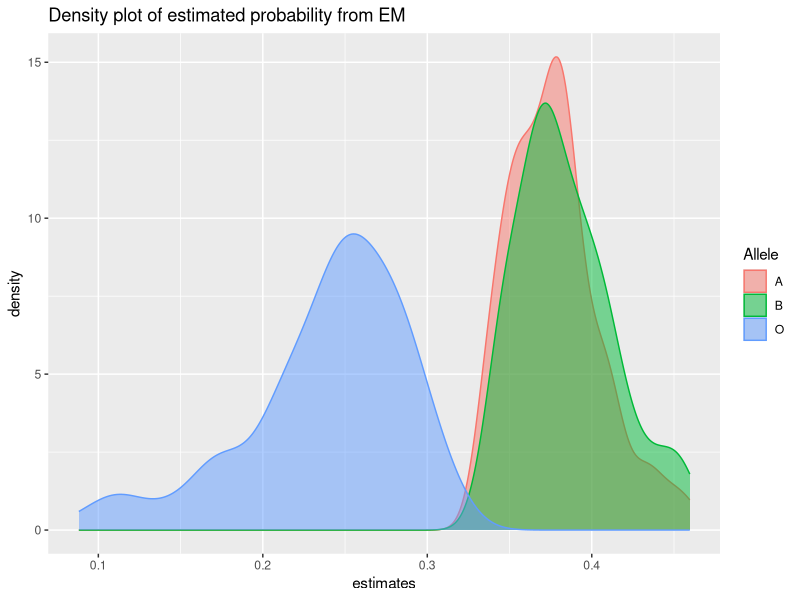
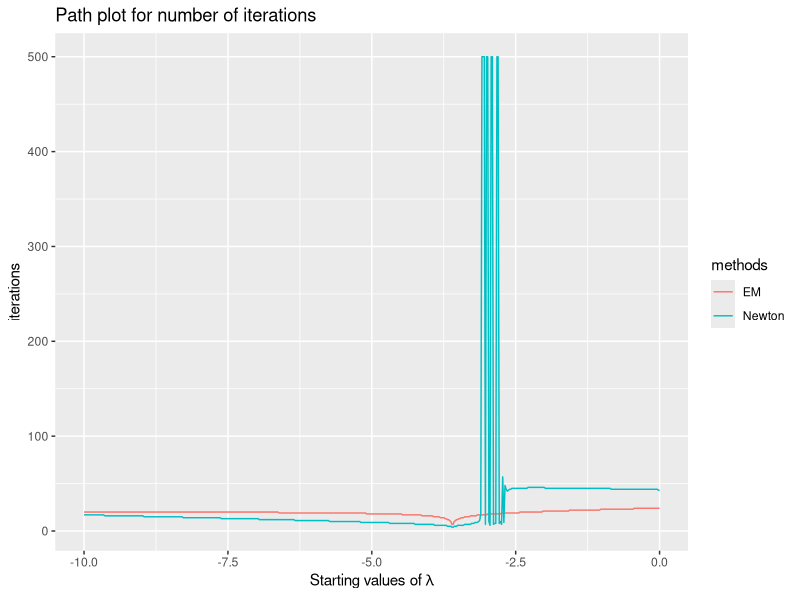
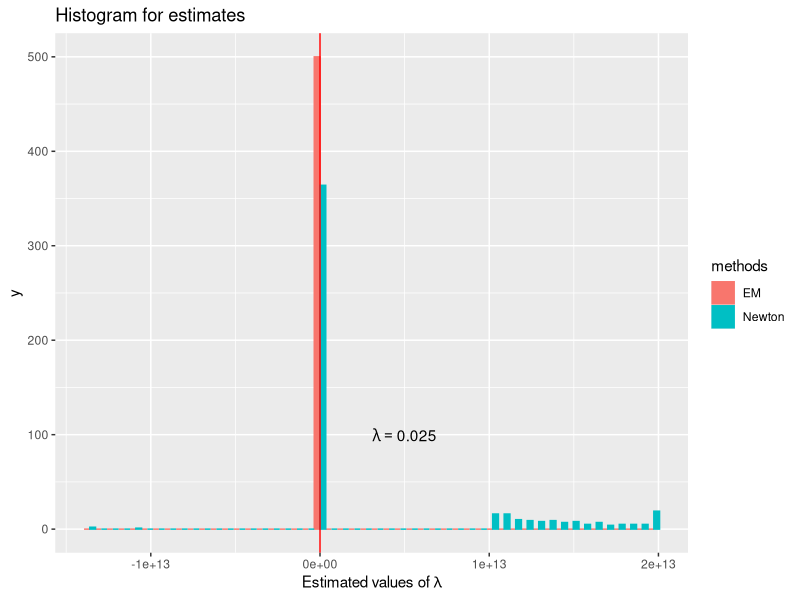

Write R code to recreate these figures, in order.
## ---- chunk 1
knitr::opts_chunk$set(echo = TRUE, warning = FALSE, message = FALSE)
## ---- chunk 2
library(ggplot2)
library(tidyverse)
## ---- chunk 3
# E-step
# params: N - the obs data, pvec - now estimated c(pa, pb, po)
Q.abo <- function(N, pvec){
    pa = pvec[1]
    pb = pvec[2]
    po = pvec[3]
    
    Na = N[1]
    Nb = N[2]
    Nab = N[3]
    No = N[4]
    
    Naa = Na * (pa^2/(pa^2 + 2 * pa * po))
    Nao = Na * (2 * pa * po/(pa^2 + 2 * pa * po))
    Nbb = Nb * (pb^2/(pb^2 + 2 * pb * po))
    Nbo = Nb * (2 * pb * po/(pb^2 + 2 * pb * po)) 
    Nab = Nab
    Noo = No
    
    Qres <- c(Naa, Nao, Nbb, Nbo, Nab, Noo)
    return(Qres)
}

# M-step: Maximize posterior prob

M.abo <- function(N, Qres){
    n <- sum(N)
    Naa = Qres[1]
    Nao = Qres[2]
    Nbb = Qres[3]
    Nbo = Qres[4]
    Nab = Qres[5]
    Noo = Qres[6]
    pa <- (2 * Naa + Nao + Nab)/(2*n)
    pb <- (2 * Nbb + Nbo + Nab)/(2*n)
    po <- (2 * Noo + Nao + Nbo)/(2*n)
    Pres <- c(pa, pb, po)
    return(Pres)
}

EM.abo <- function(data, init_p = c(0.1, 0.1, 0.8), max_iter = 1e3, tol = 1e-5){
    i <- 0
    Q <- Q.abo(data, init_p)
    res <- c(0, init_p)
    error <- 1
    p_cur <- init_p
    p_old <- NULL
    while (i < max_iter & error > tol){
        i <- i + 1
        p_old <- p_cur
        p_cur <- M.abo(data, Q)
        error <- abs(sum(p_cur - p_old))
        Q <- Q.abo(data, p_cur)
        res <- rbind(res, c(i, p_cur))
    }
    return(res)
}

## ---- chunk 4
set.seed(2022)
dat.abo <- c(26, 27, 42, 7)
# generate sequence of starting probs
abo.start <- NULL
for(i in 1:100){
    set.seed(i)
    pa <- runif(1)
    pb <- runif(1)
    pc <- runif(1)
    sump <- pa+pb+pc
    abo.start <- rbind(abo.start, c(pa/sump, pb/sump, pc/sump))
}

res.abo <- NULL
for(j in 1:nrow(abo.start)){
    starts <- abo.start[j,]
    res <- EM.abo(dat.abo, starts)
    res.abo <- rbind(res.abo, res[nrow(res),])
}

colnames(res.abo) <- c("iteration", "PA", "PB", "PO")
res.abo <- data.frame(res.abo) %>% pivot_longer(cols = PA:PO, names_to = "Allele", values_to = "estimates", names_prefix = "P")

abo.plot <- ggplot(res.abo, aes(x = estimates, group = Allele, color = Allele, fill = Allele)) + geom_density(alpha = 0.5) + labs(title = 'Density plot of estimated probability from EM')
abo.plot

## ---- chunk 5
res.abo %>% group_by(Allele) %>% summarise(mean = mean(estimates), sd = sd(estimates)) %>% knitr::kable()
## ---- chunk 6
score.chronic <- function(Y, t){
    N <- length(Y)
    s <- N/t - 2*sum(100*((100 * t + Y)^(-1)))
    return(s)
}

dscore.chronic <- function(Y, t){
    N <- length(Y)
    ds <- 2 * sum((100^2)*((100 * t + Y)^(-2))) - (N/(t^2)) 
    return(ds)
}

newton.chronic <- function(Y, init, max_iter = 500, tol = 1e-10){
    i <- 0
    t <- init
    score <- score.chronic(Y, t)
    dscore <- dscore.chronic(Y, t)
    res <- c(i, t, score, dscore)
    while (i < max_iter & abs(score) > tol) {
        i <- i + 1
        score <- score.chronic(Y, t)
        dscore <- dscore.chronic(Y, t)
        t <- t - (score/dscore)
        res <- rbind(res, c(i, t, score, dscore))
    }
    return(res)
}
## ---- chunk 7
Q.chronic <- function(Y, theta){
    Qres <- 200/(100*theta + Y)
}

M.chronic <- function(Y, Qres){
    N <- length(Y)
    Mres <- N/sum(Qres)
    return(Mres)
}

EM.chronic <- function(data, init_theta = 1, max_iter = 1e3, tol = 1e-5){
    i <- 0
    Q <- Q.chronic(data, init_theta)
    res <- c(0, init_theta)
    error <- 1
    theta_cur <- init_theta
    theta_old <- NULL
    while (i < max_iter & error > tol){
        i <- i + 1
        theta_old <- theta_cur
        theta_cur <- M.chronic(data, Q)
        error <- abs(sum(theta_cur - theta_old))
        Q <- Q.chronic(data, theta_cur)
        res <- rbind(res, c(i, theta_cur))
    }
    return(res)
}
## ---- chunk 8
chronic.data <- function(size = 500, theta = 0.025){
    X <- rexp(500, rate = 0.025)
    Y <- NULL
    for (i in 1:length(X)){
       Y[i] = rexp(1, 0.01 * X[i])
    }
    return(list(X = X, Y = Y))
}

set.seed(2022)
dat <- chronic.data(1000)


newton.chronic.res <- newton.chronic(dat$Y, 1)
EM.chronic.res <- EM.chronic(dat$Y, init_theta = 1)

theta.seq <- exp(seq(-10, 0, length = 500))

res <- NULL
for (i in 1:length(theta.seq)){
    cur <- theta.seq[i]
    newtonres <- newton.chronic(dat$Y, cur)
    EMres <- EM.chronic(dat$Y, cur)
    retn <- c(cur, newtonres[nrow(newtonres), 1][[1]],  newtonres[nrow(newtonres), 2][[1]], "Newton")
    rete <- c(cur, EMres[nrow(EMres), 1][[1]] , EMres[nrow(EMres), 2][[1]], "EM")
    res <- rbind(res, retn, rete)
}

res <- as.data.frame(res)
colnames(res) <- c("start", "iterations", "estimates", "methods")
res$start <- as.numeric(res$start)
res$iterations <- as.numeric(res$iterations)
res$estimates <- as.numeric(res$estimates)


iter.plot <- res %>% arrange(iterations) %>% 
    ggplot(aes(x = log(start), y = iterations, group = methods, col = methods)) +
    geom_line() + xlab(bquote("Starting values of"~lambda)) +
    labs(title = 'Path plot for number of iterations')
iter.plot

res.plot <- res %>% arrange(estimates) %>% 
    ggplot(aes(x = estimates, group = methods, col = methods, fill = methods)) +
    geom_histogram(bins = 50, position = "dodge") + geom_vline(xintercept = 0.025, color = "red") + xlab(bquote("Estimated values of"~lambda)) +
    labs(title = 'Histogram for estimates') + annotate("text", x = 0.5e13, y = 100, parse = TRUE,
           label = "lambda == 0.025") 

res.plot
